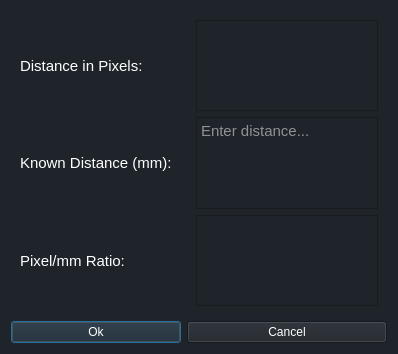
<?xml version="1.0" encoding="UTF-8"?>
<ui version="4.0">
 <class>CalibrationDialog</class>
 <widget class="QDialog" name="CalibrationDialog">
  <property name="geometry">
   <rect>
    <x>0</x>
    <y>0</y>
    <width>398</width>
    <height>354</height>
   </rect>
  </property>
  <property name="windowTitle">
   <string>Calibration Dialog</string>
  </property>
  <property name="styleSheet">
   <string notr="true">background-color: #1f232a;</string>
  </property>
  <layout class="QGridLayout" name="gridLayout">
   <item row="0" column="1">
    <widget class="QWidget" name="widget_2" native="true">
     <layout class="QVBoxLayout" name="verticalLayout">
      <item>
       <widget class="QPlainTextEdit" name="pixelDistanceTextEdit">
        <property name="font">
         <font>
          <pointsize>13</pointsize>
         </font>
        </property>
        <property name="lineWidth">
         <number>3</number>
        </property>
        <property name="readOnly">
         <bool>true</bool>
        </property>
        <property name="centerOnScroll">
         <bool>true</bool>
        </property>
       </widget>
      </item>
      <item>
       <widget class="QPlainTextEdit" name="knownDistanceTextEdit">
        <property name="font">
         <font>
          <pointsize>11</pointsize>
         </font>
        </property>
        <property name="styleSheet">
         <string notr="true">color: rgb(255, 255, 255);</string>
        </property>
        <property name="inputMethodHints">
         <set>Qt::ImhDigitsOnly|Qt::ImhFormattedNumbersOnly|Qt::ImhPreferNumbers</set>
        </property>
        <property name="lineWidth">
         <number>3</number>
        </property>
        <property name="placeholderText">
         <string>Enter distance...</string>
        </property>
       </widget>
      </item>
      <item>
       <widget class="QPlainTextEdit" name="resultTextEdit">
        <property name="font">
         <font>
          <pointsize>13</pointsize>
         </font>
        </property>
        <property name="lineWidth">
         <number>3</number>
        </property>
        <property name="readOnly">
         <bool>true</bool>
        </property>
        <property name="centerOnScroll">
         <bool>true</bool>
        </property>
       </widget>
      </item>
     </layout>
    </widget>
   </item>
   <item row="0" column="0">
    <widget class="QWidget" name="widget" native="true">
     <layout class="QVBoxLayout" name="verticalLayout_2">
      <item>
       <widget class="QLabel" name="label">
        <property name="font">
         <font>
          <pointsize>11</pointsize>
         </font>
        </property>
        <property name="styleSheet">
         <string notr="true">color: rgb(255, 255, 255);</string>
        </property>
        <property name="text">
         <string>Distance in Pixels:</string>
        </property>
       </widget>
      </item>
      <item>
       <widget class="QLabel" name="label_2">
        <property name="font">
         <font>
          <pointsize>11</pointsize>
         </font>
        </property>
        <property name="styleSheet">
         <string notr="true">color: rgb(255, 255, 255);</string>
        </property>
        <property name="text">
         <string>Known Distance (mm):</string>
        </property>
       </widget>
      </item>
      <item>
       <widget class="QLabel" name="label_3">
        <property name="font">
         <font>
          <pointsize>11</pointsize>
         </font>
        </property>
        <property name="styleSheet">
         <string notr="true">color: rgb(255, 255, 255);</string>
        </property>
        <property name="text">
         <string>Pixel/mm Ratio:</string>
        </property>
       </widget>
      </item>
     </layout>
    </widget>
   </item>
   <item row="1" column="0">
    <widget class="QPushButton" name="okBtn">
     <property name="styleSheet">
      <string notr="true">color: rgb(255, 255, 255);</string>
     </property>
     <property name="text">
      <string>Ok</string>
     </property>
    </widget>
   </item>
   <item row="1" column="1">
    <widget class="QPushButton" name="cancelBtn">
     <property name="styleSheet">
      <string notr="true">color: rgb(255, 255, 255);</string>
     </property>
     <property name="text">
      <string>Cancel</string>
     </property>
    </widget>
   </item>
  </layout>
 </widget>
 <resources/>
 <connections/>
</ui>
